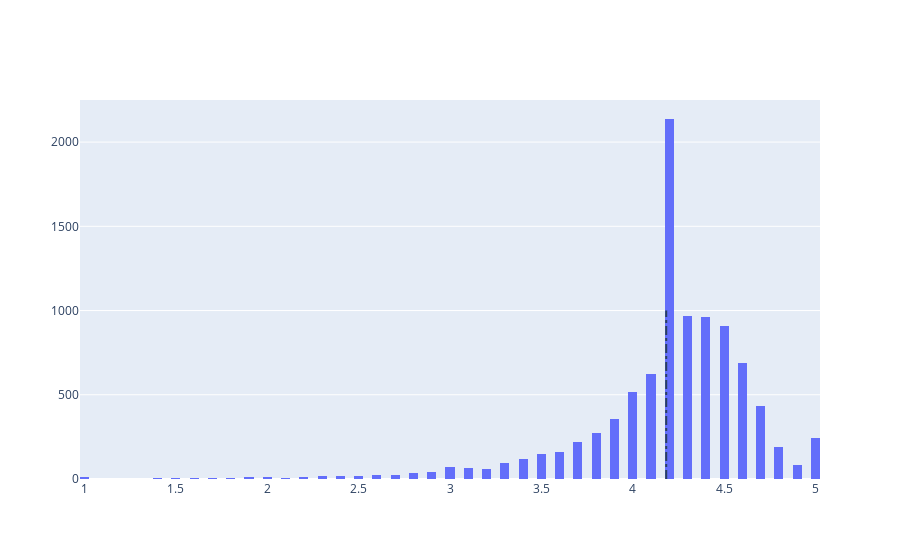

Notebook cell for this chart:
### Code cell
print('Average paid app rating = ', avg_free_app_rating)

# Distribution of apps according to their ratings
data = [go.Histogram(
        x = free_apps['Rating']
)]

# Vertical dashed line to indicate the average app rating
layout = {'shapes': [{
              'type' :'line',
              'x0': avg_free_app_rating,
              'y0': 0,
              'x1': avg_free_app_rating,
              'y1': 1000,
              'line': { 'dash': 'dashdot'}
          }]
          }

plotly.offline.iplot({'data': data, 'layout': layout})

### Figure 1 — Plotly figure (JSON) as saved in the notebook; plotly's stock layout.template omitted (floating-point values rounded to 4 significant figures; data arrays with more than 128 entries replaced by an {"elided": "..."} marker saying what was removed)
{"data": [{"type": "histogram", "x": {"elided": "9577 float values"}}], "layout": {"autosize": true, "shapes": [{"line": {"dash": "dashdot"}, "type": "line", "x0": 4.183, "x1": 4.183, "y0": 0, "y1": 1000}], "xaxis": {"autorange": true, "range": [0.975, 5.025], "type": "linear"}, "yaxis": {"autorange": true, "range": [-12.57, 2250.0]}}}
